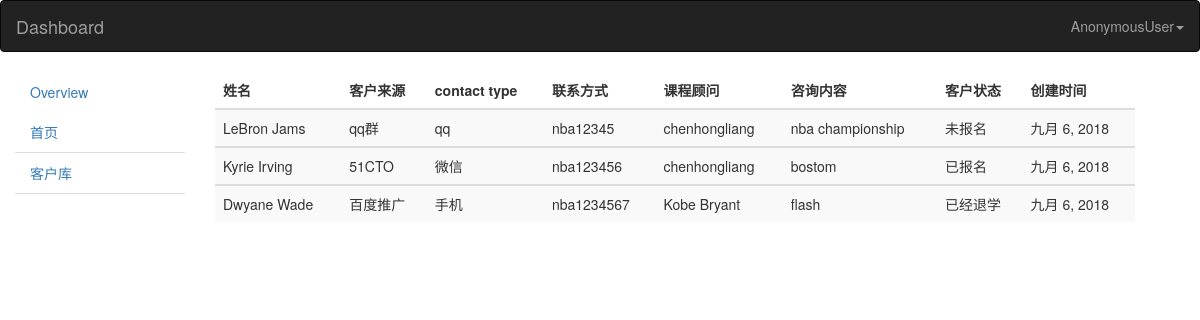
The app's page /crm/info/ with its own data.
### crm/models.py (models this page shows)
class CustomerInfo(models.Model):
    name = models.CharField('姓名',max_length=64,default=None)
    contact_type_choices = ((0,'qq'),(1,'微信'),(2,'手机'))
    contact_type = models.SmallIntegerField(choices=contact_type_choices,default=0)
    contact = models.CharField('联系方式',max_length=64,unique=True)
    source_choices = ((0,'qq群'),(1,'51CTO'),(2,'百度推广'),(3,'知乎'),(4,'转介绍'),(5,'其它'),)
    source = models.SmallIntegerField('客户来源',choices=source_choices)
    referral_from = models.ForeignKey('self',blank=True,null=True,verbose_name='转介绍',on_delete=models.CASCADE)
    consult_courses = models.ManyToManyField('Course',verbose_name='咨询课程')
    consult_content = models.TextField('咨询内容',)
    status_choices = ((0,'未报名'),(1,'已报名'),(2,'已经退学'))
    status = models.SmallIntegerField('客户状态',choices=status_choices)
    consultant = models.ForeignKey('UserProfile',verbose_name='课程顾问',on_delete=models.CASCADE)
    date = models.DateField('创建的时间',auto_now_add=True)

class UserProfile(models.Model):
    user = models.OneToOneField(User,on_delete=models.CASCADE)
    name = models.CharField('姓名',max_length=64)
    role = models.ManyToManyField(Role,blank=True,null=True)
    def __str__(self):
        return self.name

### crm/views.py (the view)
def info(request):
    customer = models.CustomerInfo.objects.all()
    return render(request, 'info.html', locals())

### templates/info.html (shortened to what this page needs)
{% extends 'base.html' %}
{% block css %}
<link rel="stylesheet" type="text/css" href="http://cdn.datatables.net/1.10.15/css/jquery.dataTables.css">
{% endblock %}
{% block content %}
<div class="container">
    <main role="main" class="col-sm-9 ml-sm-auto col-md-10 pt-3">
                <table id="table_example" class="display table table-hover table-striped">
                <thead>
                <tr>
			    <th>姓名</th>
			    <th>客户来源</th>
			    <th>contact type</th>
			    <th>联系方式</th>
                <th>课程顾问</th>
                <th>咨询内容</th>
                <th>客户状态</th>
                <th>创建时间</th>
		        </tr>
		        </thead>
                <tbody>
                {% for customer in customer %}
                <tr>
                    <td>{{ customer.name }}</td>
                    <td>{{ customer.get_source_display }}</td>
                    <td>{{ customer.get_contact_type_display }}</td>
                    <td>{{ customer.contact }}</td>
                    <td>{{ customer.consultant }}</td>
                    <td>{{ customer.consult_content }}</td>
                    <td>{{ customer.get_status_display }}</td>
                    <td>{{ customer.date }}</td>
                </tr>
                </tbody>
                {% endfor %}
                </table>
    </main>
</div>
{% endblock %}

### templates/base.html (shortened to what this page needs)
{% load staticfiles %}
<!DOCTYPE html>
<html lang="zh-CN"><head><meta http-equiv="Content-Type" content="text/html; charset=UTF-8">
    <link rel="stylesheet" href="https://cdn.bootcss.com/bootstrap/3.3.7/css/bootstrap.min.css">
    <link rel="stylesheet" type="text/css" href="http://cdn.datatables.net/1.10.15/css/jquery.dataTables.css">
    {% block css %}{% endblock %}
  </head>
<header>
<nav class="navbar navbar-expand-md navbar-dark fixed-top navbar-inverse">
  <div class="container-fluid">
    <div class="navbar-header">
      <a class="navbar-brand" href="#">Dashboard</a>
    </div>
    <ul class="nav navbar-nav navbar-right">
                    <li class="dropdown">
                        <a class="dropdown-toggle" data-toggle="dropdown" href="#">{{ request.user }}<b class="caret"></b></a>
                    </li>
    </ul>
  </div>
</nav>
</header>
<aside class="main-sider">
    <div class="col-sm-3 col-md-2 sidebar">
        <ul class="nav nav-sidebar">
          <li class="nav-item"><a class="nav-link active" href="/crm/">Overview<span class="sr-only">(current)</span></a></li>
          <li class="nav nav-item nav-tabs"><a class="nav-link" href="/crm/response/">首页</a></li>
          <li class="nav nav-item nav-tabs"><a class="nav-link" href="/crm/info/">客户库</a></li>
        </ul>
    </div>
</aside>
  <body>
<div class="content-wrapper">
      {% block content %}{% endblock %}
  </div>
</body></html>

### records on screen
CustomerInfo: name "LeBron Jams", source "qq群", contact_type "qq", contact "nba12345", consultant "chenhongliang", consult_content "nba championship", status "未报名", date "九月 6, 2018"
CustomerInfo: name "Kyrie Irving", source "51CTO", contact_type "微信", contact "nba123456", consultant "chenhongliang", consult_content "bostom", status "已报名", date "九月 6, 2018"
CustomerInfo: name "Dwyane Wade", source "百度推广", contact_type "手机", contact "nba1234567", consultant "Kobe Bryant", consult_content "flash", status "已经退学", date "九月 6, 2018"

### other values on screen
{{ request.user }} "AnonymousUser"
